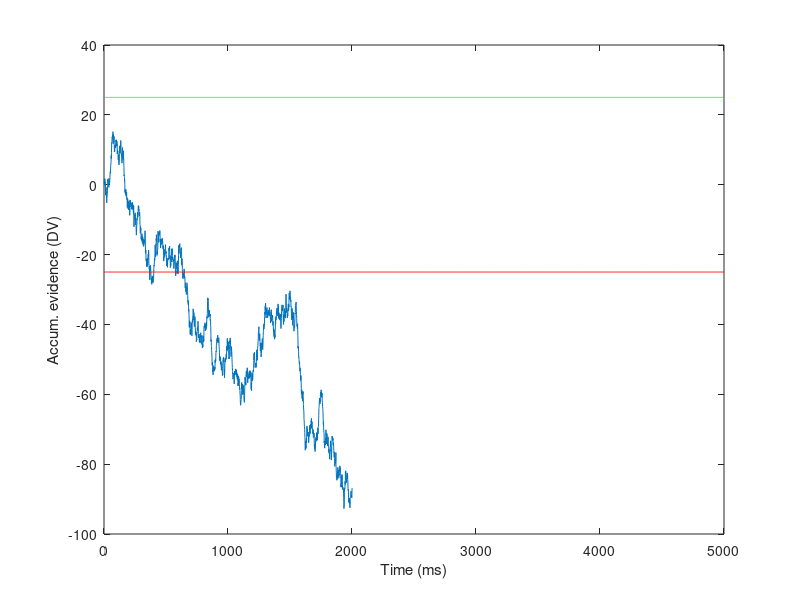

This figure's MATLAB source: (Note: this script raises an error after producing the figure.)
%% simDDM_simple.m
% simple simulation of a 1D drift-diffusion model in the context of a
% motion discrimination task (see e.g. Shadlen et al. 2006)
% CF circa 2015

clear all; close all;

ntrials = 5000;

% different levels of motion strength ('coherence')
cohs = [-0.512 -0.256 -0.128 -0.064 -0.032 -eps eps 0.032 0.064 0.128 0.256 0.512];

% delta-T (time step, in ms)
dT = 1;
% max duration of stimulus
maxdur = 2000;
timeAxis = 0:dT:maxdur;

% randomize coherence and duration for all trials (n draws with replacement)
coh = randsample(cohs,ntrials,'true')';



%% model parameters (play around with these to see their effects)
k = 0.3; % 'drift rate' or sensitivity term: a constant converting stimulus
         % strength into units of momentary evidence
sigma = 1; % standard deviation of momentary evidence; often fixed at 1
B = 25; % height of the bound, or threshold, for decision termination
Tnd = 300; %non-decision time

%% simulate the diffusion process

% initialize variables
dv = nan(ntrials,length(timeAxis)); % the DV as a function of n and time
choice = nan(ntrials,1); % vector to store choices: 2=right=positive, 1=left=negative
RT = nan(ntrials,1); % reaction time
finalV = nan(ntrials,1); % endpoint of the DV
hitBound = nan(ntrials,1);

tic
for n = 1:ntrials
    % mean of momentary evidence
    mu = k * coh(n);

    % diffusion process: slow version***
    if n==1 % ***run this once, for illustration purposes
        momentaryEvidence = nan(maxdur,1);
        for t = 1:maxdur
            momentaryEvidence(t) = randn*sigma + mu; % random sample with mean=mu, s.d.=sigma
        end
        dv(n,1) = 0;
        dv(n,2:maxdur+1) = cumsum(momentaryEvidence);
        figure; plot(dv(n,:)); hold on; 
        plot(1:length(dv),ones(1,length(dv))*B,'g-');
        plot(1:length(dv),ones(1,length(dv))*-B,'r-');
        xlabel('Time (ms)'); ylabel('Accum. evidence (DV)');
        % (evidence is shown continuing to accumulate past the bound,
        % although it realy stops there; this can be useful
        % for diagnosing problems with certain parameter settings)
    end    

    % faster version: does not require a FOR loop over the variable t
    dv(n,:) = [0, cumsum(normrnd(mu,sigma,1,maxdur))];
        
    tempRT = find(abs(dv(n,:))>=B, 1);
    if isempty(tempRT) % did not hit bound
        RT(n) = maxdur;
        finalV(n) = dv(n,RT(n));
        hitBound(n) = 0;
    else % hit bound
        RT(n) = tempRT;
        finalV(n) = B*sign(dv(n,RT(n)));
        hitBound(n) = 1;
    end
    choice(n) = sign(finalV(n));  
end
toc

RT = RT + Tnd;

% quick sanity check to see if params give reasonable performance
pCorrect_total = sum(sign(choice)==sign(coh)) / ntrials


%% format data as in experimental data files and generate output structs

coh(coh==0) = sign(randn)*eps; % should have no actual zeros, but if so, sign them randomly;
                               % this is just to assign a direction and correct/error
data.correct = choice==sign(coh);
data.direction = nan(ntrials,1);
data.direction(coh>0) = 0;
data.direction(coh<0) = 180;
coh(abs(coh)<1e-6) = 0; % now go back to one 'zero'
data.coherence = abs(coh);
data.scoh = coh;

data.choice = choice;
data.choice(data.choice==-1) = 0; % code elsewhere assumes 0s and 1s
data.RT = RT/1000; % convert to seconds

conftask = 0; RTtask = 1; RTCorrOnly = 0;
parsedData = Dots_parseData(data,conftask,RTtask,RTCorrOnly);

% plot
cohs = unique(coh); wFit = 0; forTalk = 0;
Dots_plot(parsedData,cohs,conftask,RTtask,wFit,forTalk)
